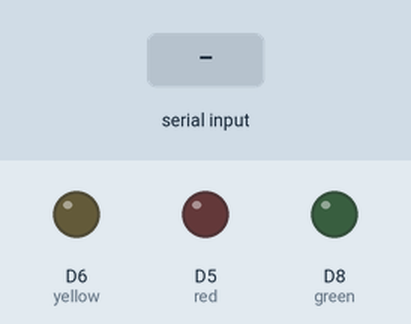
Bench run of a sketch on a simulated ESP8266 (NodeMCU). On the bench: output pins drawn as LEDs (lit = HIGH). The test bench sets the inputs (shaded band). What the sketch prints to the serial monitor is not drawn.

Above: at 1.2 s.
1.3 s: "red on\n" received over the second serial link
At 2.5 s:
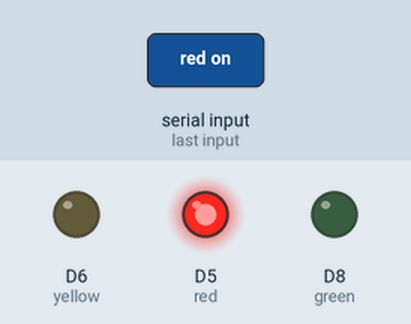
2.8 s: "yellow on\n" received over the second serial link
At 3.8 s:
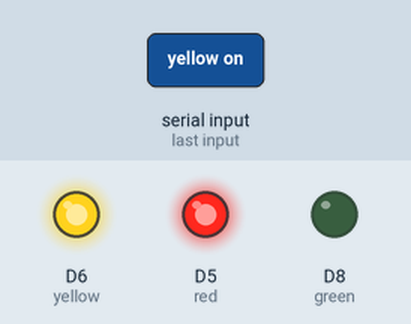
4.3 s: "red off\n" received over the second serial link
At 5.0 s:
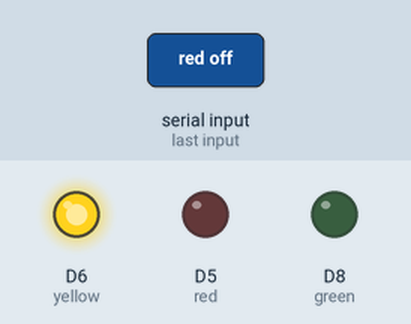
5.8 s: "green on\n" received over the second serial link
At 6.1 s:
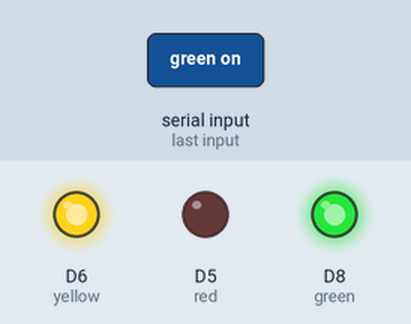
7.3 s: "yellow off\n" received over the second serial link
At 8.5 s:
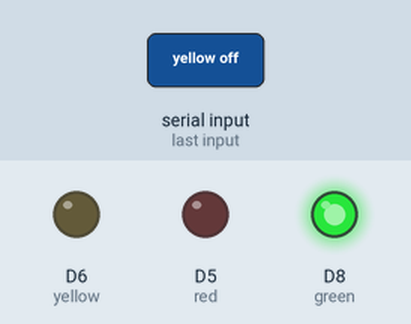
8.8 s: "red on\n" received over the second serial link
At 9.6 s:
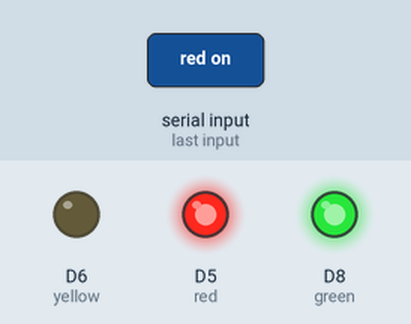
Timing chart, 0 to 11.3 s (numbered marks = the images above; inputs shaded):
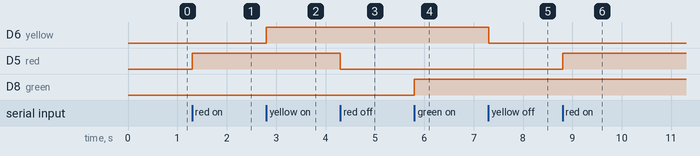

The sketch:

con_via_rx.ino
```cpp
#include <SoftwareSerial.h>
SoftwareSerial mySerial(D2,D1);
#define red D5
#define yellow D6
#define green D8

void setup() {
  Serial.begin(115200);
  mySerial.begin(9600);
  pinMode(red,OUTPUT);
  pinMode(yellow,OUTPUT);
  pinMode(green,OUTPUT);
}

void loop() {

  if(mySerial.available())
  {
    String command = mySerial.readStringUntil('\n');
    command.trim();
    Serial.print(" Command = " + command);

    if(command == "red on") digitalWrite(D5,HIGH);

    if(command == "red off") digitalWrite(D5,LOW);

    if(command == "yellow on") digitalWrite(D6,HIGH);

    if(command == "yellow off") digitalWrite(D6,LOW);

    if(command == "green on") digitalWrite(D8,HIGH);

    if(command == "green off") digitalWrite(D8,LOW);
  }

}
```

Measured:
- after the input at 1.3 s, D5 (red): LOW → HIGH at once
- after the input at 2.8 s, D6 (yellow): LOW → HIGH at once
- after the input at 4.3 s, D5 (red): HIGH → LOW at once
- after the input at 5.8 s, D8 (green): LOW → HIGH at once
- after the input at 7.3 s, D6 (yellow): HIGH → LOW at once
- after the input at 8.8 s, D5 (red): LOW → HIGH at once
